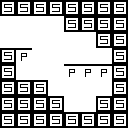

The image is a tile-based game level rendered from a .tmx file. Its description and complete source (layers, tilesets, objects, tile grids) follow:
An orthogonal 8x8 tile map with 16x16 px tiles, 1 tile layer (Tile Layer 1).

<map version="1.0" orientation="orthogonal" renderorder="right-up" width="8" height="8" tilewidth="16" tileheight="16" nextobjectid="1">
 <properties>
  <property name="BOTTOM" value="FFFFFFFF" />
  <property name="LEFT" value="FFFFFTTF" />
  <property name="RIGHT" value="FFFFFFFF" />
  <property name="SPAWN" value="5,1" />
  <property name="TOP" value="FFFFFFFF" />
 </properties>
 <tileset firstgid="1" name="s" tilewidth="16" tileheight="16">
  <tile id="0">
   <image width="16" height="16" source="../textures/E.png" />
  </tile>
  <tile id="1">
   <image width="16" height="16" source="../textures/L.png" />
  </tile>
  <tile id="2">
   <image width="16" height="16" source="../textures/P.png" />
  </tile>
  <tile id="3">
   <image width="16" height="16" source="../textures/S.png" />
  </tile>
  <tile id="4">
   <image width="16" height="16" source="../textures/T.png" />
  </tile>
  <tile id="5">
   <image width="16" height="16" source="../textures/W.png" />
  </tile>
 </tileset>
 <layer name="Tile Layer 1" width="8" height="8">
  <data encoding="csv">
4,4,4,4,4,4,4,4,
1,1,1,1,4,4,4,4,
1,1,1,1,1,1,4,4,
4,3,1,1,1,1,1,4,
4,1,1,1,3,3,3,4,
4,4,4,1,1,1,1,4,
4,4,4,4,1,1,4,4,
4,4,4,4,4,4,4,4
</data>
 </layer>
</map>
